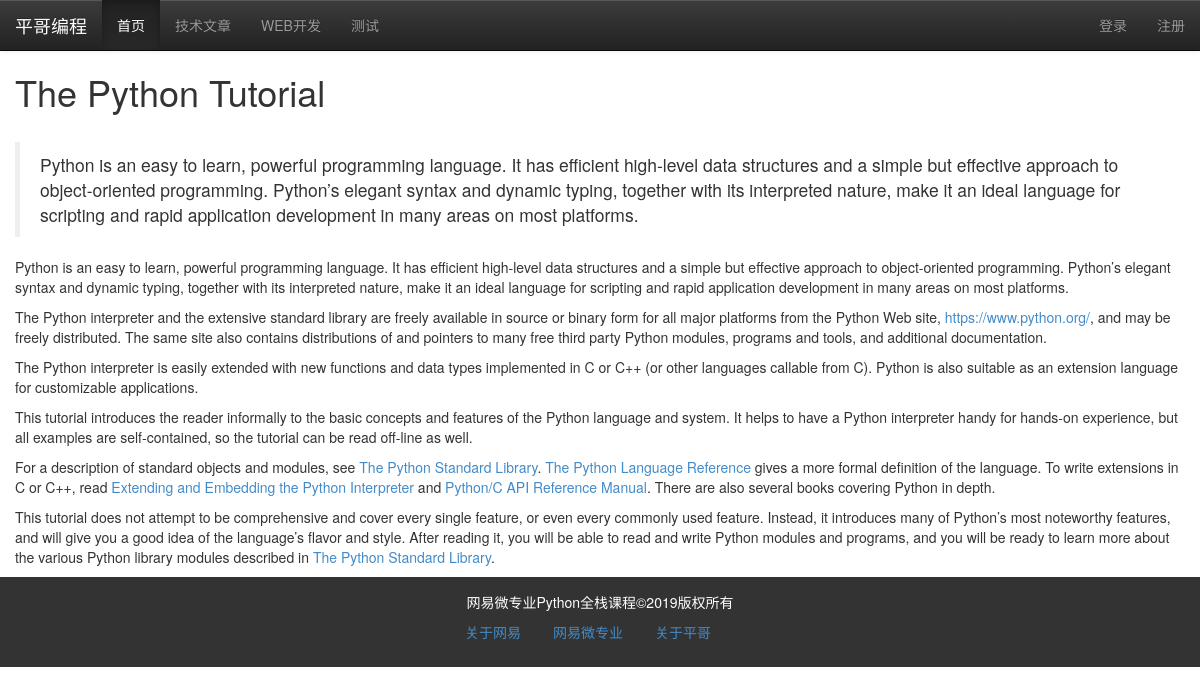
The page /article/view/16 on the database its author committed.
### models.py (models this page shows)
class Category(db.Model):
    cate_id = db.Column(db.Integer, primary_key=True)
    cate_name = db.Column(db.String, unique=True)
    cate_order = db.Column(db.Integer, default=0)
    articles = db.relationship("Article")

class Article(db.Model):
    id = db.Column(db.Integer, primary_key=True)
    title = db.Column(db.String)
    intro = db.Column(db.String)
    content = db.Column(db.Text)
    author = db.Column(db.String)
    pubdate = db.Column(db.DateTime, default=datetime.utcnow)
    cate_id = db.Column(db.Integer, db.ForeignKey("category.cate_id"))

### views/articles.py (the view)
@article_app.route("/view/<int:article_id>")
def view(article_id):
    article = Article.query.get(article_id)
    if  not article:
        return redirect(url_for(".list"))
    return render_template("article/detail.html", article=article)

### app.py (called while the page is built)
@app.context_processor
def account():
    username = session.get('user')
    return {"username":username}

@app.context_processor
def getCateList():
    cates = Category.query.all()
    return {"cates":cates}

### templates/article/detail.html
{% extends "base.html" %}
		{% block content %}
            <div class="container-fluid">
                <div class="row">
                    <div class="main col-md-12 col-lg-12 col-xs-12 col-sm-12" >
                        <article class="content">
                            <h1>{{ article.title }}</h1>
                             <div class="body">
                                 ﻿<blockquote>
                                    {{ article.intro }}
                                  </blockquote>
                                    {{ article.content |safe }}
                             </div>
                        </article>
                    </div>
                </div>
            </div>
		{% endblock %}

### templates/base.html (shortened to what this page needs)
<!DOCTYPE html>
<html lang="en">
{% block head %}
    <head>
        <link rel="stylesheet" type="text/css" href="{{ url_for("static", filename="css/bootstrap.css") }}"/>
	    <link rel="stylesheet" type="text/css" href="{{ url_for("static", filename="css/bootstrap-theme.css") }}"/>
	</head>
{%  endblock %}
<body>
{%  block nav %}
      <nav class="navbar navbar-default navbar-fixed-top navbar-inverse">
			<div class="navbar-header">
				<a href="" class="navbar-brand">平哥编程</a>
			</div>
			<div class="collapse navbar-collapse" id="navmenu">
				<ul class="nav navbar-nav" >
					<li class="active"><a href="{{ url_for("index") }}">首页</a></li>
					{% for cate in cates %}
                        <li><a href="{{ url_for("article_app.getArticleList",cate_id=cate.cate_id, page=1) }}">{{ cate.cate_name }}</a> </li>
                    {% endfor %}
                </ul>
                <ul class="nav navbar-nav pull-right">
                   {% if not username %}
                        <li><a href="{{ url_for("login") }}">登录</a></li>
                        <li><a href="{{ url_for("user_app.register") }}">注册</a></li>
                   {% else %}
                       <li><a href="#">{{ username }}</a></li>
                       <li><a href="{{ url_for("logout") }}">logout</a></li>
				    {% endif %}
                </ul>
			</div>
		</nav>
{% endblock %}
{% block content %}{%  endblock %}
{% block footer %}
          <footer>
			<div class="container-fluid">
				<div class="row">
					<div class="col-md-12">
						网易微专业Python全栈课程&copy;2019版权所有
					</div>
				</div>
			</div>
			<nav >
				<ul class="nav nav-pills   ">
					<li><a href="">关于网易</a></li>
					<li><a href="">网易微专业</a></li>
					<li><a href="">关于平哥</a></li>
				</ul>
			</nav>
		</footer>
{% endblock %}
</body>
</html>

### templates/base.html (style rules this page uses)
body { padding-top: 52px; }
footer { padding: 15px; background: #333; text-align: center; color: #fff; }
footer nav { margin: auto; width: 300px; }

### rows shown on the page
Category: cate_name "技术文章"
Category: cate_name "WEB开发"
Category: cate_name "测试"
Article: title "The Python Tutorial", intro "Python is an easy to learn, powerful programming language. It has efficient high-level data structures and a simple but effective approach to object-oriented programming. Python’s elegant syntax and dynamic typing, together with its interpreted nature, make it an ideal language for scripting and rapid application development in many areas on most platforms.", content "Python is an easy to learn, powerful programming language. It has efficient high-level data structures and a simple but effective approach to object-oriented programming. Python’s elegant syntax and dynamic typing, together with its interpreted nature, make it an ideal language for scripting and rapid application development in many areas on most platforms. The Python interpreter and the extensive standard library are freely available in source or binary form for all major platforms from the Python Web site, https://www.python.org/ , and may be freely distributed. The same site also contains distributions of and pointers to many free third party Python modules, programs and tools, and…"
